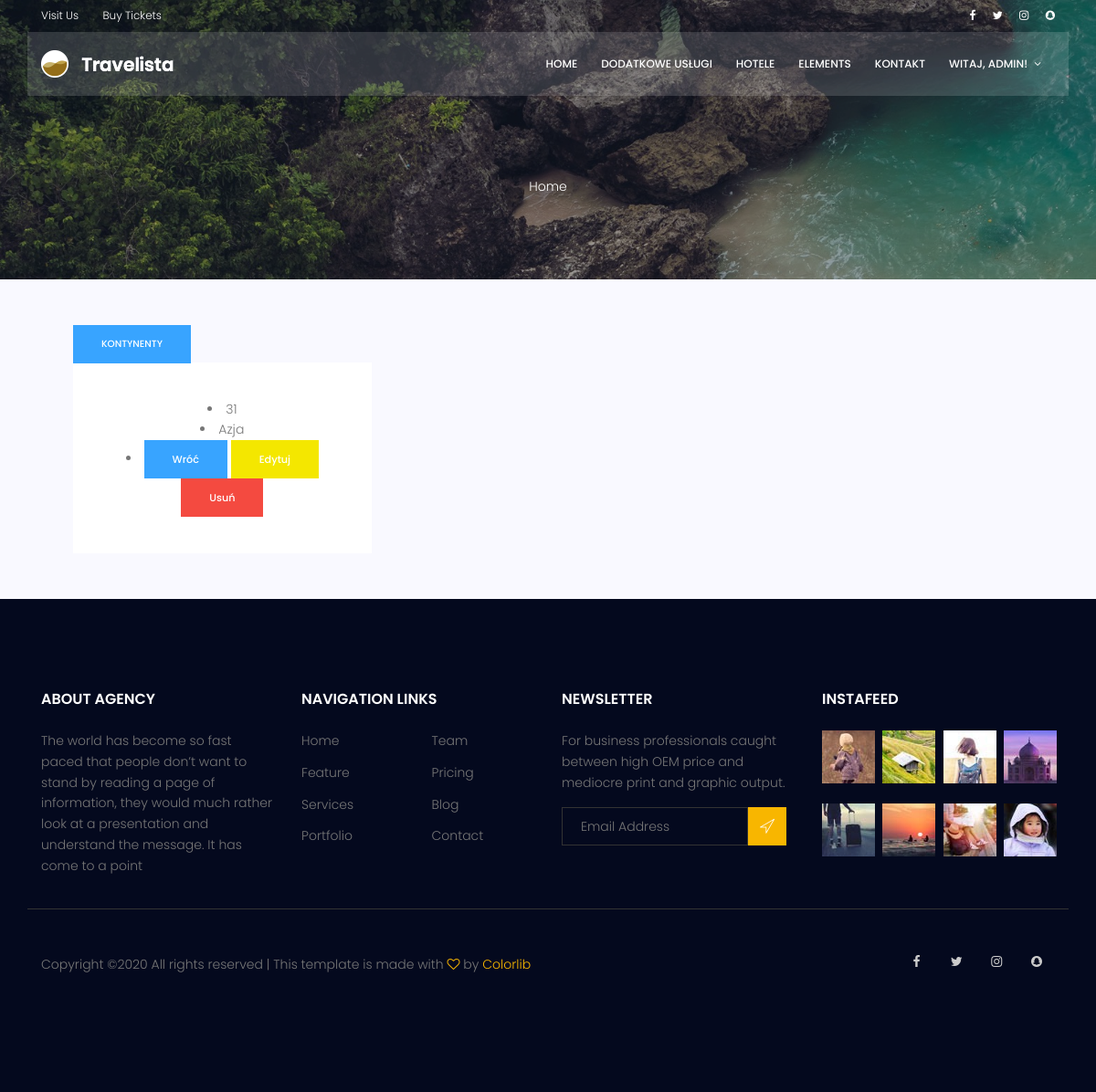
/core/admin_continent_details/31/ (signed in), run on an earlier commit of the app's database.
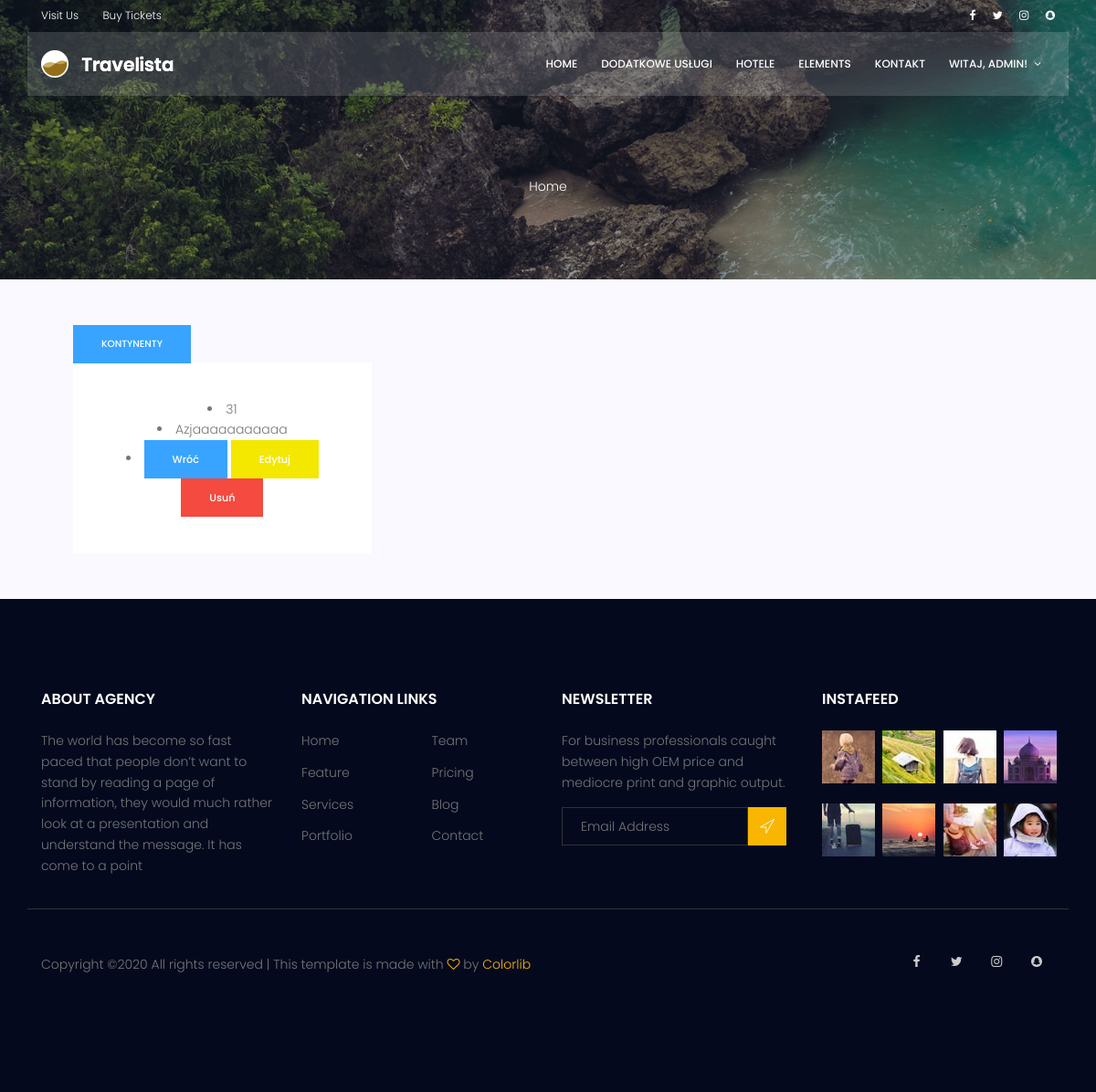
And on a later commit of the database.
### core/models.py (models this page shows, shortened)
class Continent(models.Model):
    name = models.CharField(max_length=50)
    class Meta:
        ordering = ['name']

### core/views.py (the view)
# urls.py: path('admin_continent_details/<pk>/', AdminContinentDetailView.as_view(), name='admin_continent_details'),
class AdminContinentDetailView(PermissionRequiredMixin, DetailView):
    permission_required = 'core.view_continent'
    model = Continent
    template_name = 'core/admin_continent_details.html'

### core/templates/core/admin_continent_details.html (shortened to what the changed rows need)
{% load static %}
{% load core_extras %}
<body>
<!DOCTYPE html>
<html lang="zxx" class="no-js">
<head>
    <link rel="stylesheet" href="{% static 'css/linearicons.css' %}">
    <link rel="stylesheet" href="{% static 'css/font-awesome.min.css' %}">
    <link rel="stylesheet" href="{% static 'css/bootstrap.css' %}">
    <link rel="stylesheet" href="{% static 'css/magnific-popup.css' %}">
    <link rel="stylesheet" href="{% static 'css/jquery-ui.css' %}">
    <link rel="stylesheet" href="{% static 'css/nice-select.css' %}">
    <link rel="stylesheet" href="{% static 'css/animate.min.css' %}">
    <link rel="stylesheet" href="{% static 'css/owl.carousel.css' %}">
    <link rel="stylesheet" href="{% static 'css/main.css' %}">
</head>
<body>
<section class="destinations-area section-gap" style="padding: 50px">
    <div class="container" >
        <div class="whole-wrap">
            <div class="col-lg-4 col-md-6 banner-right">
                <div class="tab-content" id="myTabContent">
                    <div class="tab-pane fade show active" id="continent" role="tabpanel" aria-labelledby="continent-tab">
                        <div class="form-wrap">
                            <un>
                                <li>{{ continent.id }}</li>
                                <li>{{ continent.name }}</li>
                                <li> <a href="{% url 'core:admin_list' %}" class="genric-btn info">Wróć</a>
                                    <a href="{% url 'core:continent_update' pk=continent.id %}" class="genric-btn warning">Edytuj</a>
                                <a href="{% url 'core:continent_delete' pk=continent.id %}" class="genric-btn danger">Usuń</a></li>
                            </un>
                        </div>
                    </div>
                </div>
            </div>
            </div>
        </div>
</section>
</body>
</html>
</body>
</html>

What changed in the data, as far as the page shows it:
changed Continent id 31: name "Azja" → "Azjaaaaaaaaaaa"
